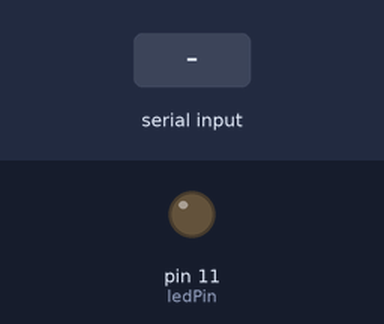
The sketch below on a simulated Arduino Uno, built with avr-gcc and run on an emulated ATmega328P. On the bench: output pins drawn as LEDs (lit = HIGH). Inputs (shaded band) come from the test bench.

Above: at 1.2 s.
1.3 s: "90,45\n" received over Serial
At 2.1 s:
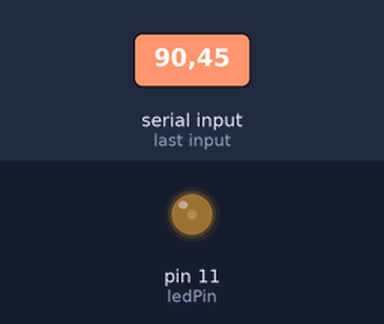
2.8 s: "30,150\n" received over Serial
At 3.3 s:
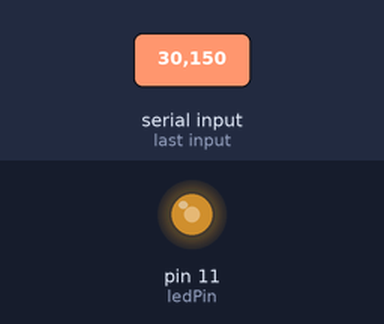
4.3 s: "90\n" received over Serial
At 5.5 s:
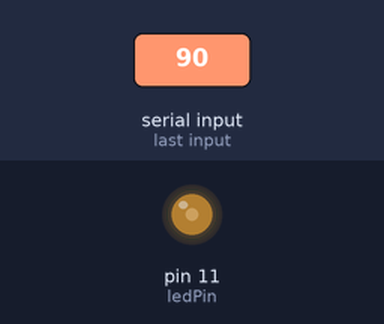
5.8 s: "200\n" received over Serial
At 6.7 s:
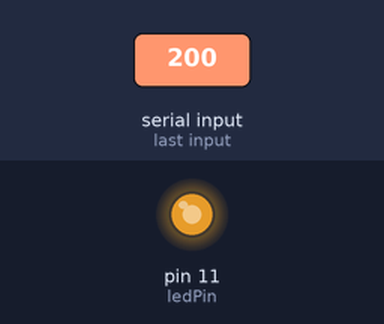
Timing chart, 0 to 8.3 s (numbered marks = the images above; inputs shaded):
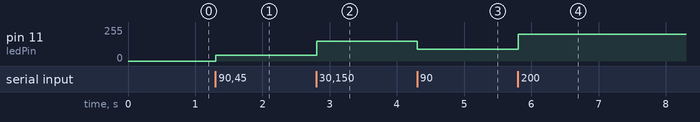

Measured:
- after the input at 1.3 s, pin 11 (ledPin): 0/255 → 45/255 at once
- after the input at 2.8 s, pin 11 (ledPin): 45/255 → 150/255 at once
- after the input at 4.3 s, pin 11 (ledPin): 150/255 → 90/255 at once
- after the input at 5.8 s, pin 11 (ledPin): 90/255 → 200/255 at once

The sketch:

Treci_Nano.ino
```cpp
const int ledPin = 11;

void setup() {
  Serial.begin(9600);

  pinMode(ledPin, OUTPUT);
}

void loop() {
  while (Serial.available() > 0) {
    int val = Serial.parseInt();

    if (Serial.read() == '\n') {
      if (val >= 0 && val <= 255) {
        analogWrite(ledPin, val);
      }
    }
  }
}
```
